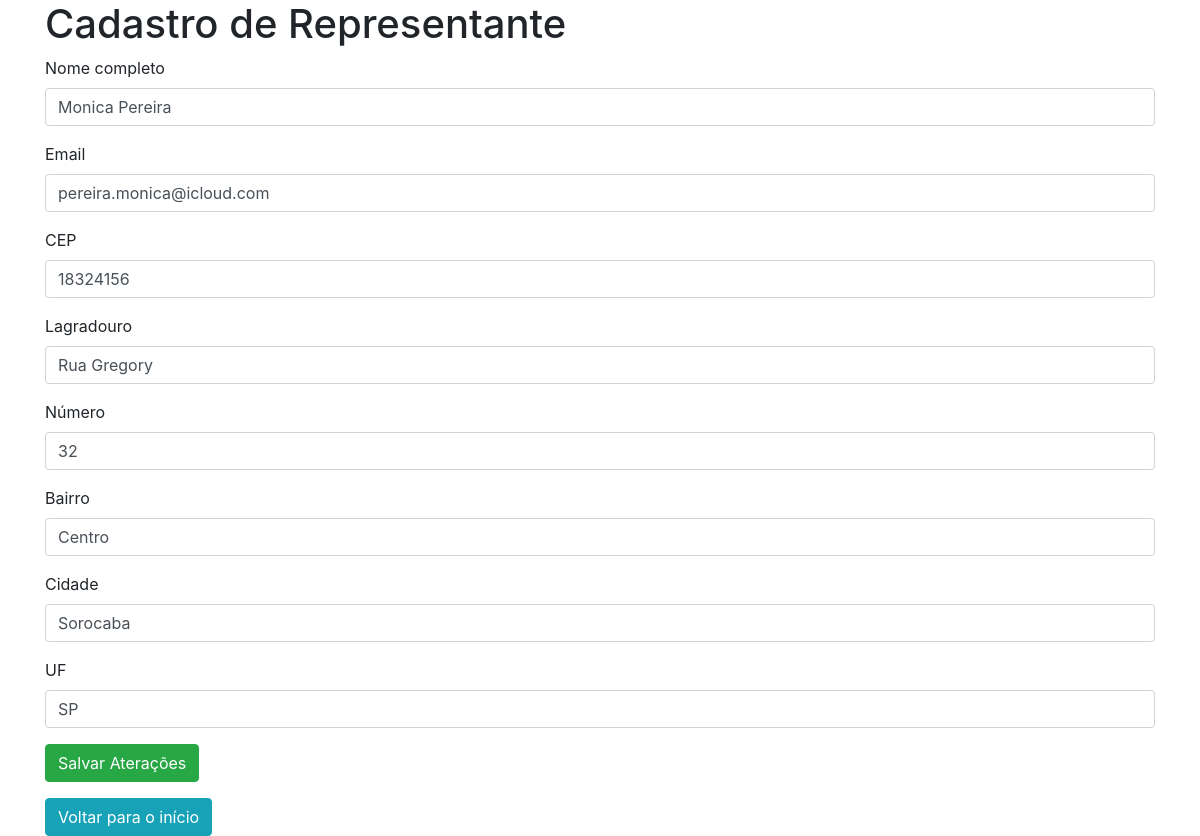
Screenshot of /empresa/restrito/cadastro_representante_edit.php?id=1 with the database file from the repository.
### tables this page shows
CREATE TABLE `representantes` (
  `id_representante` int(11) NOT NULL,
  `nome` varchar(200) NOT NULL,
  `email` varchar(255) NOT NULL,
  `cep` varchar(16) NOT NULL,
  `lagradouro` varchar(300) NOT NULL,
  `numero` int(10) NOT NULL,
  `bairro` varchar(100) NOT NULL,
  `cidade` varchar(100) NOT NULL,
  `uf` varchar(6) NOT NULL
);

### empresa/restrito/cadastro_representante_edit.php (the view, shortened to what this page needs)
<!doctype html>
<html lang="pt-br">
  <head>
    <link rel="stylesheet" href="css/bootstrap.min.css">
    <link rel="stylesheet" href="css/estilo.css">
  </head>
  <body>
    <?php
      include "conexao.php";
      $id = $_GET['id'] ?? '';
      $sql = "SELECT * FROM representantes WHERE id_representante = $id";
      $dados = mysqli_query($conn, $sql);
      $linha = mysqli_fetch_assoc($dados);
     ?>
    <div class="container">
      <div class="row">
        <div class="col">
          <h1>Cadastro de Representante</h1>
          <form action="representante_edit_script.php" method="POST" enctype="multipart/form-data">
            <div class="form-group">
                <label for="nome">Nome completo</label>
                <input type="text" class="form-control " name="nome" required value="<?php echo $linha['nome']; ?>">
            </div>
            <div class="form-group">
                <label for="email">Email</label>
                <input type="email" class="form-control" name="email" value="<?php echo $linha['email']; ?>">
            </div>
            <div class="form-group">
                <label for="cep">CEP</label>
                <input type="text" class="form-control" name="cep" value="<?php echo $linha['cep']; ?>">
            </div>
             <div class="form-group">
                <label for="lagradouro">Lagradouro</label>
                <input type="text" class="form-control" name="lagradouro" value="<?php echo $linha['lagradouro']; ?>">
            </div>
            <div class="form-group">
                <label for="numero">Número</label>
                <input type="text" class="form-control" name="numero" value="<?php echo $linha['numero']; ?>">
            </div>
            <div class="form-group">
                <label for="bairro">Bairro</label>
                <input type="text" class="form-control" name="bairro" value="<?php echo $linha['bairro']; ?>">
            </div>
            <div class="form-group">
                <label for="cidade">Cidade</label>
                <input type="text" class="form-control" name="cidade" value="<?php echo $linha['cidade']; ?>">
            </div>
            <div class="form-group">
                <label for="uf">UF</label>
                <input type="text" class="form-control" name="uf" value="<?php echo $linha['uf']; ?>">
            </div>
            <div class="form-group">
                <input type="submit" class="btn btn-success" value="Salvar Aterações">
            </div>
          </form>
          <a href="index.php" class="btn btn-info">Voltar para o início</a>
        </div>
      </div>
    </div>
  </body>
</html>

### rows the page displays
representantes: nome "Monica Pereira", email "pereira.monica@icloud.com", cep "18324156", lagradouro "Rua Gregory", numero "32", bairro "Centro", cidade "Sorocaba", uf "SP"
